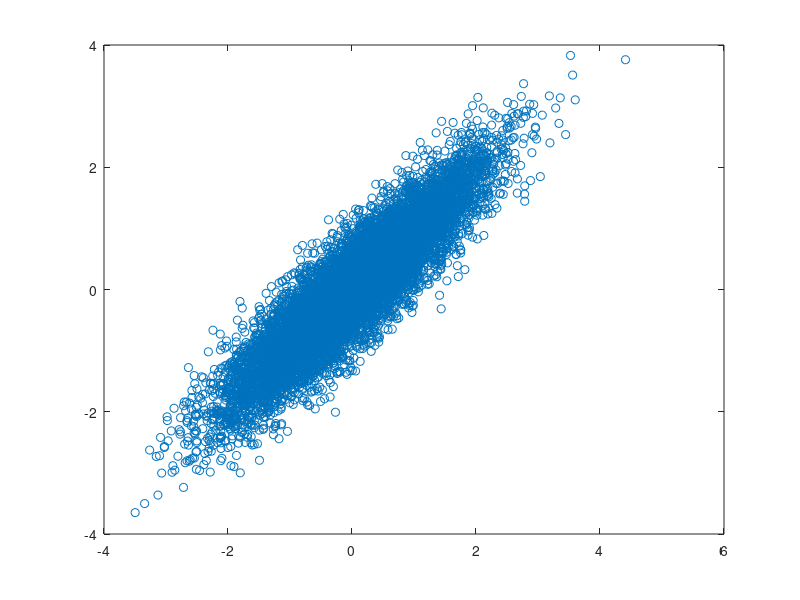

This chart was generated by the following MATLAB code: (Note: this script raises an error after producing the figure.)
% Taller 1 Punto 6
% Programe la distancia de Mahalanobis utilizando la covarianza habital,
% luego la covarianza bajo el shrinkage de Ledoit and Wolf. (cov1para.m),
% y la covarianza y vector de medias robustos obtenida bajo el metodo de
% mınima curtosis (kurmain.m). Ilustre ejemplos concretos donde el
% shrinkage y el metodo robusto presenta un mejor rendimiento y comente
% los resultados.
%%%%%%%%%%%%%%%%%%%%%%%%%%%%%%%%%%%%%%%%%%%%%%%%%%%%%%%%%%%%%%%%%%%%%%%%%%%

%%%%% Preparacion de la data
n = 10000;
mu = [0 0];
sigma = [1 0.9; 0.9 1];
x = mvnrnd(mu, sigma, n);
plot(x(:,1),x(:,2),'o');

% Distancia con covarianza habitual
covarianza = cov(x);
mu = mean(x);
distHabitual = mahalanobis6(x, covarianza, mu);

% Distancia con covarianza shrinkage
covarianza = cov1para(x);
mu = mean(x);
distShrinkage = mahalanobis6(x, covarianza, mu);

% Distancia con covarianza minima curtosis
[idx, dm, mu, covarianza] = kur_main(x);
distMinCur = mahalanobis6(x, covarianza, mu);

function dist = mahalanobis6(x, covarianza, mu)
    inversa = inv(covarianza);
    row= size(x,1);
    
    dist = zeros(row,1);
    for i=1:row
        xdiff = x(i,:)-mu;
        dist(i) = xdiff*inversa*xdiff';
    end
end